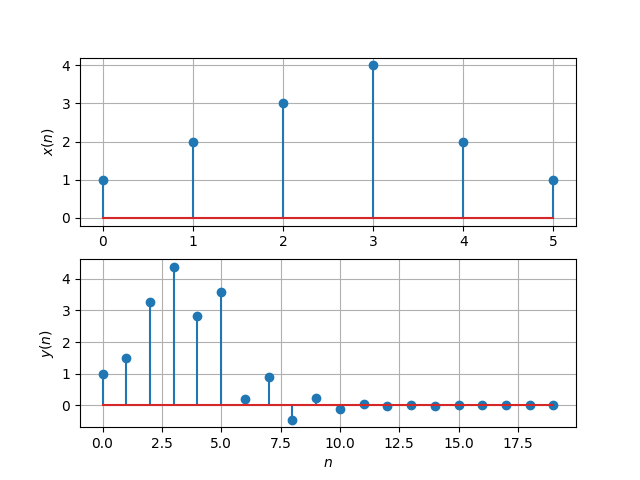

Write Python code to recreate this figure.
import numpy as np
import matplotlib.pyplot as plt
#If using termux
#import subprocess
#import shlex
#end if

x=np.array([1.0,2.0,3.0,4.0,2.0,1.0])
y=np.loadtxt('y.txt', dtype='double')
k = 20

#subplots
plt.subplot(2, 1, 1)
plt.stem(range(0,6),x)
plt.ylabel('$x(n)$')
plt.grid()# minor

plt.subplot(2, 1, 2)
plt.stem(range(0,k),y)
plt.xlabel('$n$')
plt.ylabel('$y(n)$')
plt.grid()# minor

#If using termux
plt.savefig('32.png')
#subprocess.run(shlex.split("termux-open ../figs/xnyn.pdf"))
#else
plt.show()
